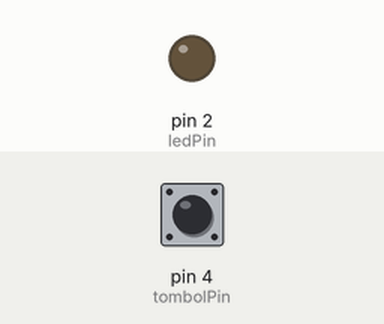
This sketch was run on a simulated Arduino Uno, built with avr-gcc and run on an emulated ATmega328P. Shown: output pins drawn as LEDs (lit = HIGH). The inputs (shaded band) are chosen by the test bench; at power-on: pin 4 (tombolPin) HIGH.

Above: at 1.2 s.
1.3 s: pin 4 (tombolPin) pulled LOW for 0.15 s
At 1.37 s:
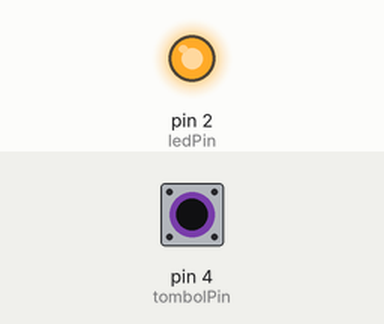
2.9 s: pin 4 (tombolPin) pulled LOW for 3.2 s
At 6.8 s:
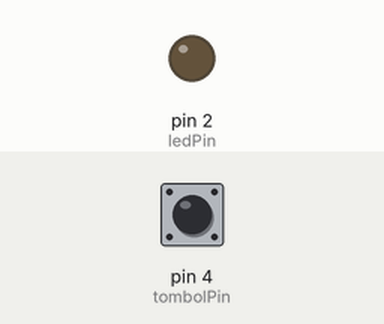
Timing chart, 0 to 8.3 s (numbered marks = the images above; inputs shaded):
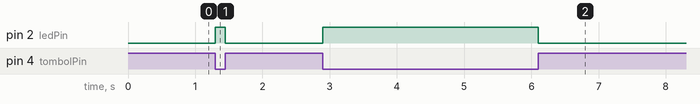

Measured:
- after the input at 1.3 s, pin 2 (ledPin): LOW → HIGH at once, → LOW 0.15 s later
- after the input at 2.9 s, pin 2 (ledPin): LOW → HIGH at once, → LOW 3.2 s later

The sketch:

PushButton.ino
```cpp
#define tombolPin 4
#define ledPin 2

void setup() {
  // put your setup code here, to run once:
  pinMode(tombolPin, INPUT_PULLUP);
  pinMode(ledPin, OUTPUT);
}

void loop() {
  // put your main code here, to run repeatedly:
  int kondisiTombol = digitalRead(tombolPin);
  if (kondisiTombol == LOW) {
    digitalWrite(ledPin, HIGH);
  } else (digitalWrite(ledPin, LOW));
}
```
